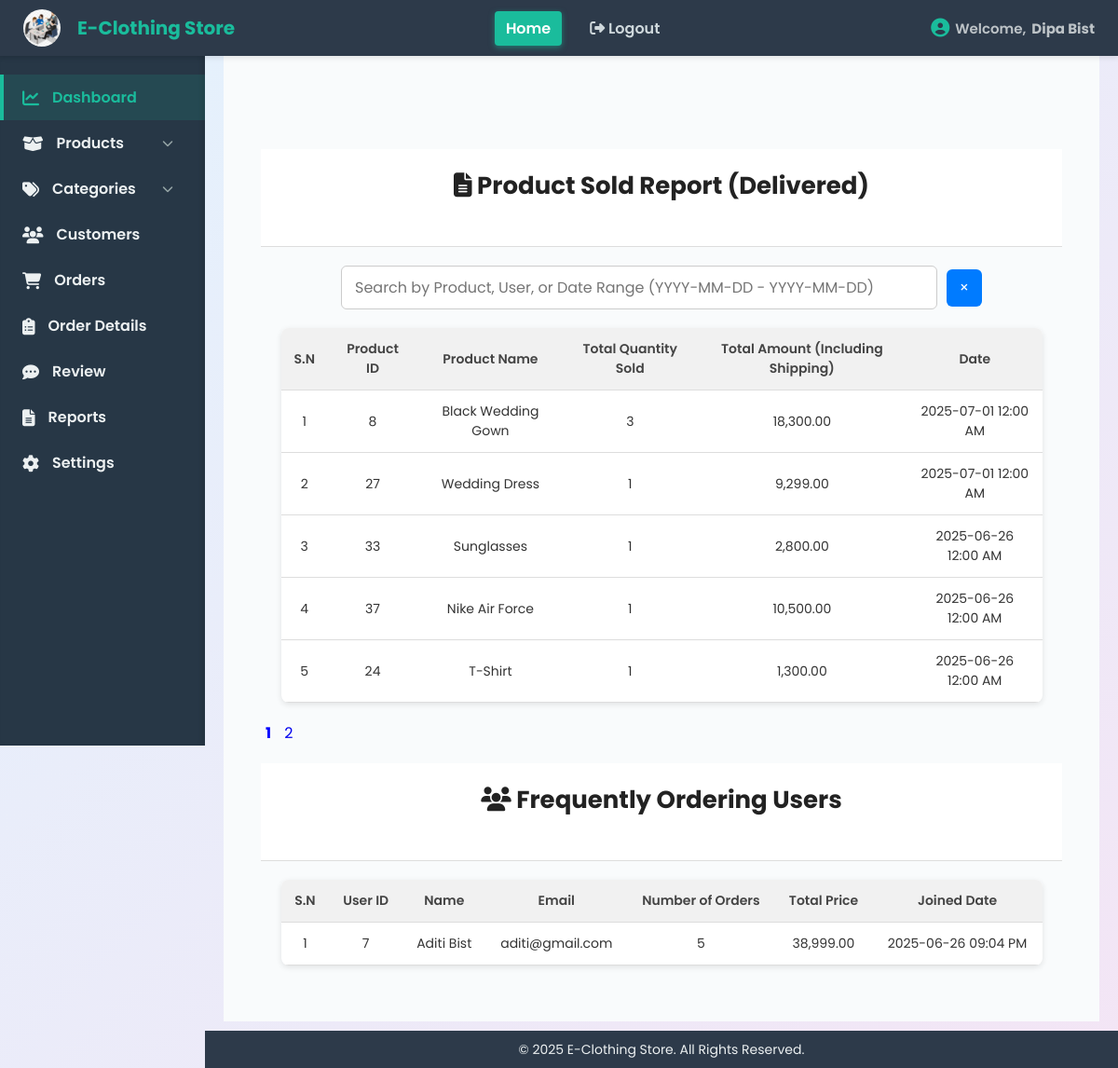
/Admin/report.php (signed in), run on the app's committed database.
### tables this page shows
CREATE TABLE `store_settings` (
  `id` int(11) NOT NULL,
  `store_name` varchar(255) NOT NULL,
  `store_logo` varchar(255) DEFAULT NULL,
  `contact_number` varchar(50) DEFAULT NULL,
  `store_email` varchar(255) DEFAULT NULL,
  `store_address` varchar(255) DEFAULT NULL,
  `store_information` text DEFAULT NULL,
  `established_date` varchar(50) DEFAULT NULL
);

CREATE TABLE `product` (
  `id` int(11) NOT NULL,
  `name` varchar(100) DEFAULT NULL,
  `description` text DEFAULT NULL,
  `price` decimal(10,2) DEFAULT NULL,
  `quantity` int(11) DEFAULT NULL,
  `sku` varchar(100) DEFAULT NULL,
  `category_id` int(11) DEFAULT NULL,
  `image` varchar(255) DEFAULT NULL,
  `created_at` datetime DEFAULT current_timestamp(),
  `deleted_at` datetime DEFAULT NULL
);

CREATE TABLE `users` (
  `id` int(11) NOT NULL,
  `name` varchar(200) NOT NULL,
  `email` varchar(100) NOT NULL,
  `password` varchar(255) NOT NULL,
  `image` varchar(255) DEFAULT NULL,
  `user_type` varchar(50) DEFAULT 'user',
  `created_at` datetime DEFAULT current_timestamp(),
  `deleted_at` datetime DEFAULT NULL
);

### Admin/report.php (the view, shortened to what this page needs)
<?php
include '../includes/header.php';
$limit = 5;
$page = isset($_GET['page']) ? (int) $_GET['page'] : 1;
$offset = ($page - 1) * $limit;
$search = isset($_GET['search']) ? mysqli_real_escape_string($con, $_GET['search']) : '';
$where = "WHERE o.order_status = 'delivered'";
$query = "SELECT
    p.id AS product_id,
    p.name AS product_name,
    DATE(o.created_at) AS Ordered_Date,
    SUM(od.quantity) AS total_quantity,
    SUM(od.quantity * od.unit_price) + SUM(o.shipping_charge) AS total_sold_price
FROM orderdetail od
JOIN product p ON od.product_id = p.id
JOIN orders o ON od.order_id = o.id
JOIN users u ON o.user_id = u.id
$where
GROUP BY p.id, p.name, Ordered_Date
ORDER BY Ordered_Date DESC, total_quantity DESC
LIMIT $offset, $limit";
$result = mysqli_query($con, $query);
$countQuery = "SELECT COUNT(DISTINCT p.id) AS total
               FROM orderdetail od
               JOIN product p ON od.product_id = p.id
               JOIN orders o ON od.order_id = o.id
               JOIN users u ON o.user_id = u.id
               $where";
$countResult = mysqli_query($con, $countQuery);
$totalRecords = mysqli_fetch_assoc($countResult)['total'] ?? 0;
$totalPages = ceil($totalRecords / $limit);
$freqUserQuery = "SELECT
    u.id,
    u.name,
    u.email,
    u.created_at,
    COUNT(o.id) AS total_orders,
    SUM(od.unit_price * od.quantity) + SUM(o.shipping_charge) AS total_price
FROM orders o
JOIN users u ON o.user_id = u.id
LEFT JOIN shipping s ON s.order_id = o.id
LEFT JOIN orderdetail od ON od.order_id = o.id
LEFT JOIN product p ON od.product_id = p.id
WHERE o.order_status = 'delivered'
GROUP BY u.id, u.name, u.email, u.created_at
HAVING total_orders >= 2
ORDER BY total_orders DESC";
$freqUserResult = mysqli_query($con, $freqUserQuery);
?>
<div class="dashboard-content">
    <header class="page-header center-content text-center">
        <h1><i class="fas fa-file-alt"></i> Product Sold Report (Delivered)</h1>
    </header>
    <form method="GET" class="search-wrapper">
        <input type="search" name="search" id="searchInput"
            placeholder="Search by Product, User, or Date Range (YYYY-MM-DD - YYYY-MM-DD)"
            value="<?= htmlspecialchars($search) ?>" autocomplete="off" />
        <button type="button" class="page-close-btn" title="Back to Dashboard"
            onclick="window.location.href='Admindashboard.php'">&times;</button>
    </form>
    <div class="table-container" role="region">
        <table id="reportTable" class="report-table product-table">
            <thead>
                <tr>
                    <th>S.N</th>
                    <th>Product ID</th>
                    <th>Product Name</th>
                    <th>Total Quantity Sold</th>
                    <th>Total Amount (Including Shipping)</th>
                    <th>Date</th>
                </tr>
            </thead>
            <tbody>
                <?php if (mysqli_num_rows($result) > 0):
                    $sn = 1;
                    while ($row = mysqli_fetch_assoc($result)): ?>
                        <tr>
                            <td><?= $sn++ ?></td>
                            <td><?= $row['product_id'] ?></td>
                            <td><?= $row['product_name'] ?></td>
                            <td><?= $row['total_quantity'] ?></td>
                            <td><?= number_format($row['total_sold_price'], 2) ?></td>
                            <td><?= date('Y-m-d h:i A', strtotime($row['Ordered_Date'])) ?></td>
                        </tr>
                    <?php endwhile; else: ?>
                    <tr>
                        <td colspan="6">No records found.</td>
                    </tr>
                <?php endif; ?>
            </tbody>
        </table>
    </div>
    <div class="pagination">
        <?php for ($i = 1; $i <= $totalPages; $i++): ?>
            <a href="?page=<?= $i ?>&search=<?= urlencode($search) ?>"
                class="<?= ($i == $page) ? 'active' : '' ?>"><?= $i ?></a>
        <?php endfor; ?>
    </div>
    <header class="page-header center-content text-center">
        <h1><i class="fas fa-users"></i> Frequently Ordering Users</h1>
    </header>
    <div class="table-container" role="region">
        <table id="reportTable" class="report-table user-table">
            <thead>
                <tr>
                    <th>S.N</th>
                    <th>User ID</th>
                    <th>Name</th>
                    <th>Email</th>
                    <th>Number of Orders</th>
                    <th>Total Price</th>
                    <th>Joined Date</th>
                </tr>
            </thead>
            <tbody>
                <?php if (mysqli_num_rows($freqUserResult) > 0):
                    $sn = 1;
                    while ($user = mysqli_fetch_assoc($freqUserResult)): ?>
                        <tr>
                            <td><?= $sn++ ?></td>
                            <td><?= $user['id'] ?></td>
                            <td><?= $user['name'] ?></td>
                            <td><?= $user['email'] ?></td>
                            <td><?= $user['total_orders'] ?></td>
                            <td><?= number_format($user['total_price'], 2) ?></td>
                            <td><?= date('Y-m-d h:i A', strtotime($user['created_at'])) ?></td>
                        </tr>
                    <?php endwhile; else: ?>
                    <tr>
                        <td colspan="7">No frequent users found.</td>
                    </tr>
                <?php endif; ?>
            </tbody>
        </table>
    </div>
    <?php include '../includes/footer.php'; ?>

### includes/header.php (shortened to what this page needs)
<?php
$con = mysqli_connect("localhost", "root", "", "E_Clothing_Store");
$adminName = $_SESSION['admin_name'] ?? $_SESSION['admin_email'];
$storeSettingsQuery = mysqli_query($con, "SELECT store_name, store_logo FROM store_settings ORDER BY id DESC LIMIT 1");
$storeSettings = mysqli_fetch_assoc($storeSettingsQuery);
$storeName = $storeSettings['store_name'] ?? "E-Clothing Store";
$storeLogo = $storeSettings['store_logo'] ?? null;
?>
<!DOCTYPE html>
<html lang="en">
<head>
    <link rel="stylesheet" href="../assets/css/Admindashboard.css" />
    <link rel="stylesheet" href="../assets/css/add_product.css" />
    <link rel="stylesheet" href="../assets/css/view_product.css" />
    <link rel="stylesheet" href="../assets/css/edit_product.css" />
    <link rel="stylesheet" href="../assets/css/customers.css" />
    <link rel="stylesheet" href="https://cdnjs.cloudflare.com/ajax/libs/font-awesome/6.4.0/css/all.min.css" />
</head>
<body>
    <header class="topnav">
        <div class="logo">
            <?php if ($storeLogo): ?>
                <img src="../assets/images/<?= htmlspecialchars($storeLogo) ?>"
                    alt="<?= htmlspecialchars($storeName) ?> Logo"
                    style="height: 40px; width: 40px; border-radius: 50%; object-fit: cover; vertical-align: middle; margin-right: 8px;">
            <?php else: ?>
                <i class="fas fa-tshirt"></i>
            <?php endif; ?>
            <?= htmlspecialchars($storeName) ?>
        </div>
        <nav class="topnav-menu">
            <a href="#" class="nav-link active">Home</a>
            <a href="../admin/logout.php" class="nav-link logout-link"><i class="fas fa-sign-out-alt"></i> Logout</a>
        </nav>
        <div class="welcome-msg">
            <i class="fas fa-user-circle"></i> Welcome, <strong><?php echo htmlspecialchars($adminName); ?></strong>
        </div>
    </header>
    <aside class="sidebar">
        <ul class="sidebar-menu">
            <li><a href="../admin/Admindashboard.php" class="sidebar-link active"><i class="fas fa-chart-line"></i>
                    Dashboard</a></li>
            <li class="dropdown">
                <a href="#" class="sidebar-link dropdown-toggle">
                    <i class="fas fa-box-open"></i> Products <i class="fas fa-chevron-down"></i>
                </a>
            </li>
            <li class="dropdown">
                <a href="#" class="sidebar-link dropdown-toggle">
                    <i class="fas fa-tags"></i> Categories <i class="fas fa-chevron-down"></i>
                </a>
            </li>
            <li><a href="../admin/customers.php" class="sidebar-link"><i class="fas fa-users"></i> Customers</a></li>
            <li><a href="../admin/Adminorders.php" class="sidebar-link"><i class="fas fa-shopping-cart"></i> Orders</a>
            </li>
            <li><a href="../admin/orderdetails.php" class="sidebar-link"><i class="fas fa-clipboard-list"></i> Order
                    Details</a></li>
            <li><a href="../admin/product_rating_review.php" class="sidebar-link"><i class="fas fa-comment-dots"></i>
                    Review</a></li>
            <li><a href="../admin/report.php" class="sidebar-link"><i class="fas fa-file-alt"></i> Reports</a></li>
            <li><a href="../admin/setting.php" class="sidebar-link"><i class="fas fa-cog"></i> Settings</a></li>
        </ul>
    </aside>
    <main class="main-content">

### assets/css/Admindashboard.css (style rules this page uses)
* { margin: 0; padding: 0; box-sizing: border-box; font-family: 'Segoe UI', Tahoma, Geneva, Verdana, sans-serif; }
body { display: flex; min-height: 100vh; background: #f9fbfc; }
.topnav { position: fixed; top: 0; left: 0; right: 0; height: 60px; background: #2d3a4a; color: #f1f3f5; display: flex; align-items: center; justify-content: space-between; padding: 0 25px; z-index: 1000; box-shadow: 0 2px 6px rgba(0,0,0,0.1); }
.topnav .logo { font-size: 20px; font-weight: 700; display: flex; align-items: center; gap: 10px; color: #1abc9c; }
.topnav nav.topnav-menu { display: flex; gap: 18px; }
.topnav nav.topnav-menu a { color: #cfd8dc; text-decoration: none; font-weight: 600; padding: 6px 12px; border-radius: 4px; transition: background 0.15s ease, color 0.15s ease; white-space: nowrap; }
.topnav nav.topnav-menu a:hover, .topnav nav.topnav-menu a.active { background: #1abc9c; color: white; box-shadow: 0 2px 6px rgba(26, 188, 156, 0.5); }
.topnav .welcome-msg { font-weight: 600; font-size: 15px; display: flex; align-items: center; gap: 6px; color: #bdc3c7; }
.topnav .welcome-msg i { font-size: 20px; color: #1abc9c; }
.sidebar { position: fixed; top: 60px; left: 0; width: 220px; height: calc(100vh - 60px); background: #273746; color: #ecf0f1; padding-top: 20px; overflow-y: auto; box-shadow: inset -3px 0 5px rgba(0,0,0,0.1); }
.sidebar-menu { list-style: none; }
.sidebar-menu li { position: relative; }
.sidebar-link { display: flex; align-items: center; padding: 12px 20px; color: #ecf0f1; text-decoration: none; font-weight: 600; cursor: pointer; border-left: 4px solid transparent; transition: background 0.15s ease, border-left-color 0.15s ease, color 0.15s ease; user-select: none; }
.sidebar-link i { margin-right: 14px; font-size: 18px; }
.sidebar-link:hover, .sidebar-link.active { background: #1abc9c22; color: #1abc9c; border-left: 4px solid #1abc9c; }
.dropdown-toggle .fas.fa-chevron-down { margin-left: auto; transition: transform 0.2s ease; font-size: 12px; color: #95a5a6; }
.main-content { margin-left: 220px; padding: 90px 40px 40px 40px; flex-grow: 1; background: #f9fbfc; min-height: calc(100vh - 60px); }
.main-content h1 { font-size: 28px; margin-bottom: 25px; color: #2c3e50; user-select: none; }

### assets/css/add_product.css (style rules this page uses)
* { margin: 0; padding: 0; box-sizing: border-box; font-family: "Poppins", sans-serif; }
body { background: linear-gradient(135deg, #e3f2fd, #f3e5f5); display: flex; justify-content: center; align-items: flex-start; min-height: 100vh; padding: 50px 20px; overflow-x: hidden; overflow-y: auto; }

### assets/css/view_product.css (style rules this page uses)
* { margin: 0; padding: 0; box-sizing: border-box; }
body { font-family: 'Segoe UI', sans-serif; background-color: #f4f6f9; color: #333; }
.center-content { display: flex; justify-content: center; align-items: center; flex-direction: column; }
.text-center { text-align: center; }
.page-header { width: 100%; padding: 20px 40px; background-color: #fff; border-bottom: 1px solid #ddd; display: flex; justify-content: center; align-items: center; margin-top: 20px; }
.page-header h1 { font-size: 26px; color: #222; }
.search-wrapper { margin: 20px auto; width: 80%; display: flex; align-items: center; gap: 10px; position: relative; }
.search-wrapper input[type="search"] { flex-grow: 1; padding: 10px 14px; border: 1px solid #ccc; border-radius: 6px; font-size: 16px; outline-offset: 2px; transition: border-color 0.3s ease; }
.search-wrapper button { background-color: #007bff; color: #fff; border: none; padding: 10px 14px; border-radius: 6px; cursor: pointer; font-size: 16px; transition: background 0.3s ease; display: flex; align-items: center; justify-content: center; }
.page-close-btn { background: none; color: #666; font-size: 28px; padding: 0 12px; border-radius: 6px; border: none; cursor: pointer; transition: color 0.3s ease, background-color 0.3s ease; height: 40px; line-height: 1; }
.table-container { width: 95%; margin: 20px auto; overflow-x: auto; background: #fff; border-radius: 8px; box-shadow: 0 2px 6px rgba(0, 0, 0, 0.1); }
.product-table { width: 100%; border-collapse: collapse; }
.product-table thead { background-color: #f1f1f1; }
.product-table th, .product-table td { padding: 12px 14px; border-bottom: 1px solid #ddd; text-align: center; vertical-align: middle; font-size: 14px; }
.product-table th { font-weight: 600; color: #444; }

### data on the page
store_settings: store_logo (picture), store_name "E-Clothing Store"
product: id "8", name "Black Wedding Gown", total_quantity "3", total_sold_price "18,300.00", Ordered_Date "2025-07-01 12:00 AM"
product: id "27", name "Wedding Dress", total_quantity "1", total_sold_price "9,299.00", Ordered_Date "2025-07-01 12:00 AM"
product: id "33", name "Sunglasses", total_quantity "1", total_sold_price "2,800.00", Ordered_Date "2025-06-26 12:00 AM"
product: id "37", name "Nike Air Force", total_quantity "1", total_sold_price "10,500.00", Ordered_Date "2025-06-26 12:00 AM"
product: id "24", name "T-Shirt", total_quantity "1", total_sold_price "1,300.00", Ordered_Date "2025-06-26 12:00 AM"
users: id "7", name "Aditi Bist", email "aditi@gmail.com", total_orders "5", total_price "38,999.00", created_at "2025-06-26 09:04 PM"

### other printed values
$adminName "Dipa Bist"
